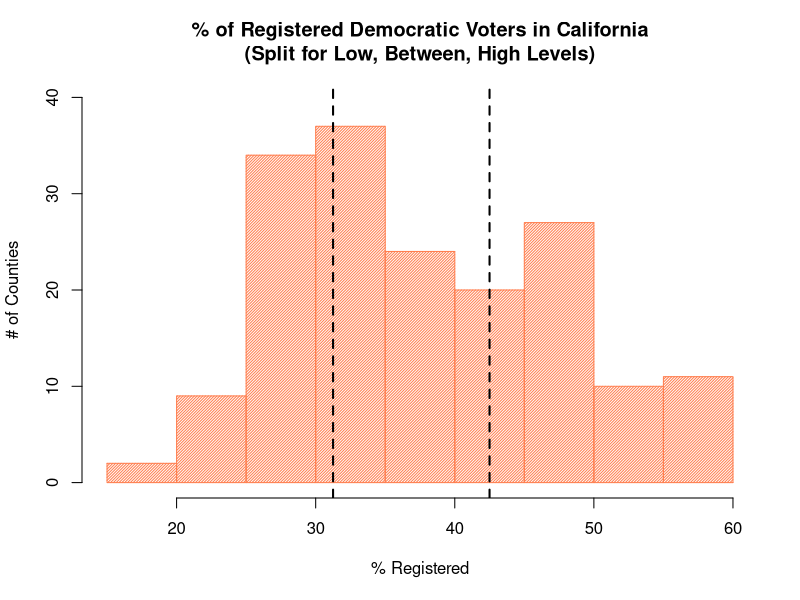
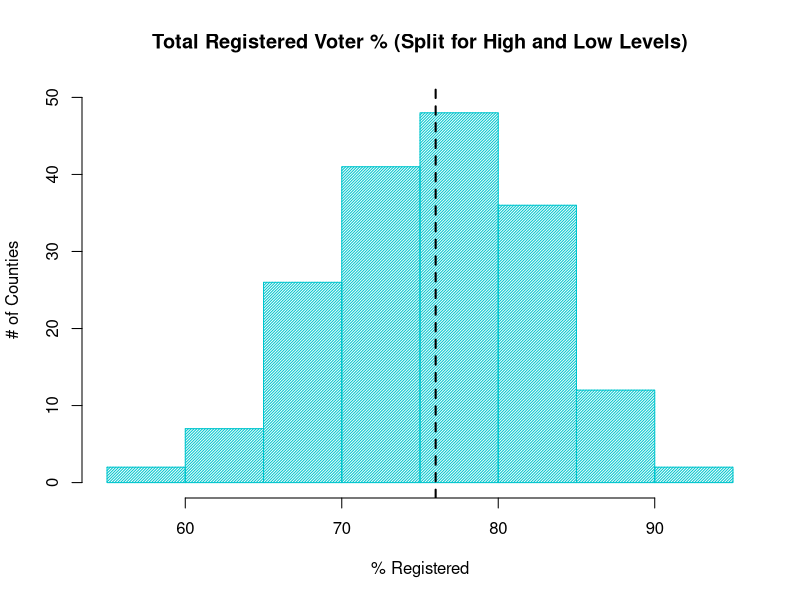
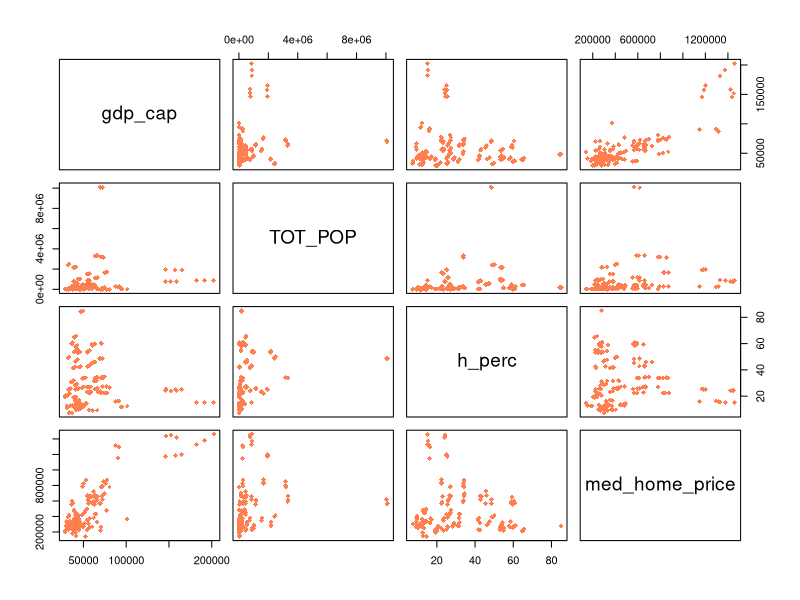
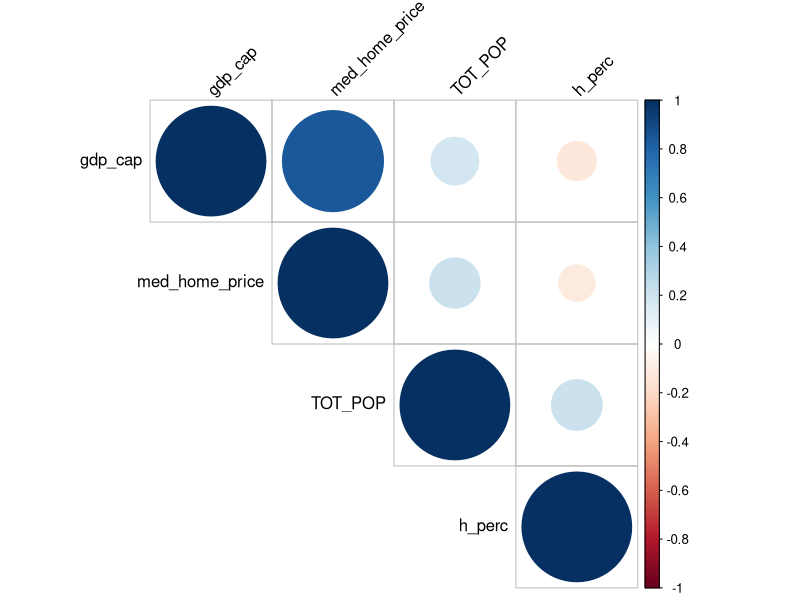
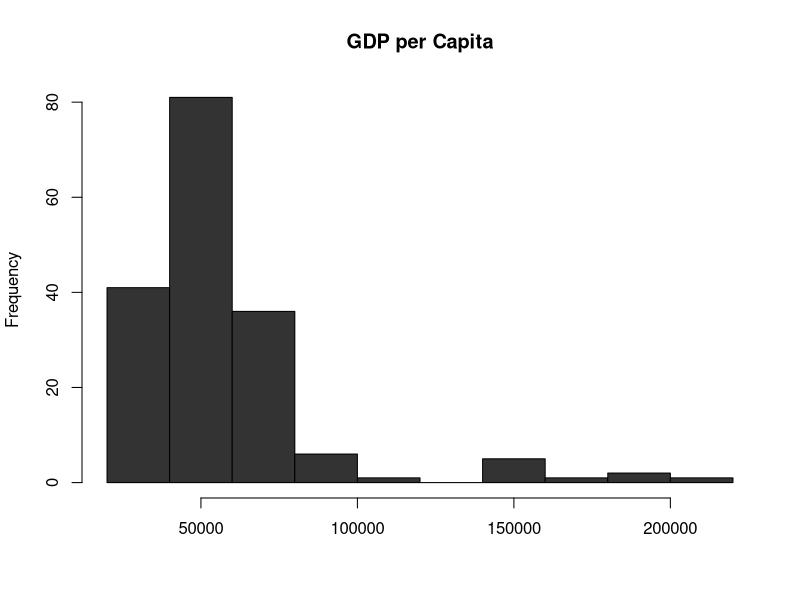
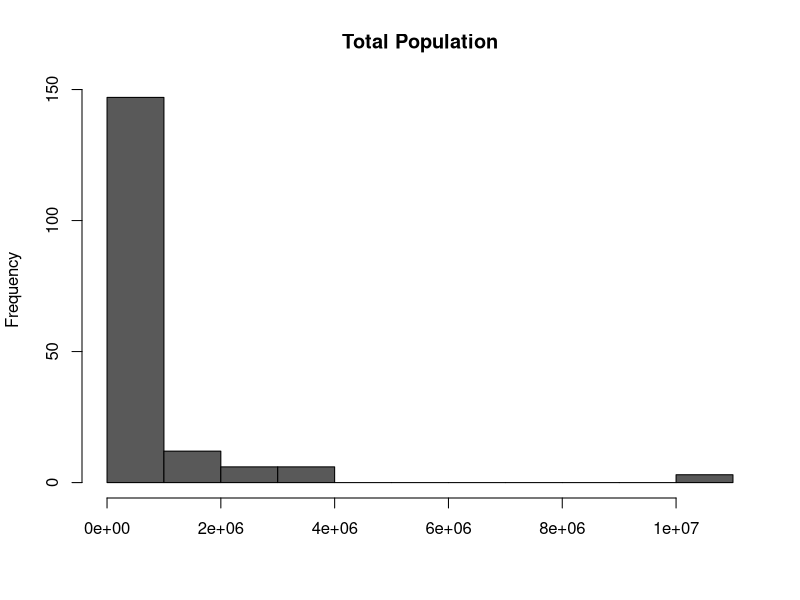
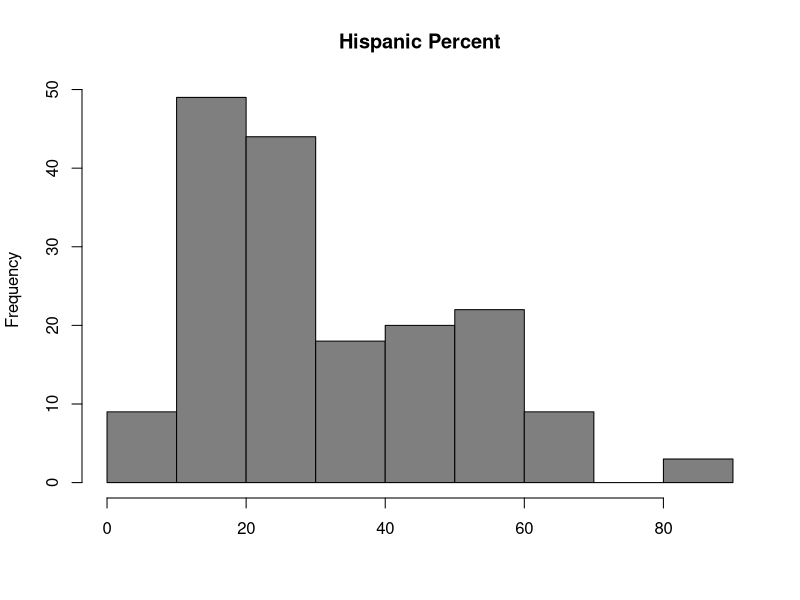
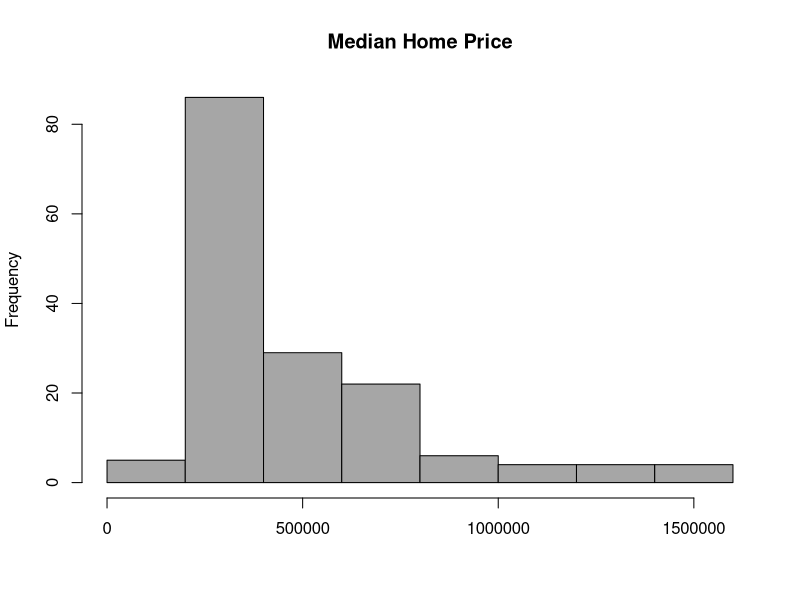

Write the R code that produced these figures, in order.
## ---- chunk 1
knitr::opts_chunk$set(echo = TRUE)
# county <- read.csv("county_data.csv")
# county_5 <- read.csv("county_5.csv")
race <- read.csv("county_race_clean.csv")
gdp <- read.csv("county_gdp_dirty.csv")
price <- read.csv("county_price_dirty.csv")
library(corrplot)
library(car)
library(tidyverse)
library(knitr)
## ---- chunk 2
colnames(gdp) <- c("county", 2017, 2018, 2019)
colnames(price) <- c("county", 2017, 2018, 2019)

gdp <- gdp %>% 
  gather('2017', '2018', '2019', key = "year", value = "gdp")
gdp$year <- as.numeric(gdp$year)

price <- price %>% 
  gather('2017', '2018', '2019', key = "year", value = "med_home_price")
price$year <- as.numeric(price$year)

county_names <- sort(price$county)
race$county <- county_names

price_race <- full_join(race, price, by = c("county", "year"))
prg <- full_join(price_race, gdp, by = c("county", "year"))

prg$gdp_cap <- prg$gdp / prg$TOT_POP

dem_prop_cat <- character(58 * 3)
dem_perc <- unlist(prg$dem_perc)
for (i in seq_len(58 * 3)) {
  if (dem_perc[i] <= 31.25) {
    dem_prop_cat[i] <- "low"
  } else if (dem_perc[i] > 31.25 & dem_perc[i] <= 42.5) {
    dem_prop_cat[i] <- "avg"
  } else if (dem_perc[i] > 42.5) {
    dem_prop_cat[i] <- "high"
  }
}

prg$dem_prop_cat <- dem_prop_cat
prg$reg_prop_cat <- with(prg, ifelse(reg_perc > 76, "low", "high"))
## ---- chunk 3
with(prg, hist(dem_perc, col = "coral", density = 50, main = "% of Registered Democratic Voters in California
(Split for Low, Between, High Levels)", xlab = "% Registered", ylab = "# of Counties", ylim = c(0,40)))
abline(v = c(31.25, 42.5), lwd = 2, lty = 2)


with(prg, hist(reg_perc, col = "turquoise3", density = 50, main = "Total Registered Voter % (Split for High and Low Levels)", xlab = "% Registered", ylab = "# of Counties", ylim = c(0,50)))
abline(v = c(76), lwd = 2, lty = 2)

pairs(prg[, c(11, 3, 4, 9)], col = "coral", pch = 18)
res <- cor(prg[, c(11, 3, 4, 9)], use = "pairwise.complete.obs")

corrplot(res, type = "upper", order = "hclust", 
         tl.col = "black", tl.srt = 45)
dd <- with(prg, table(dem_prop_cat, dnn = c("# of Counties Proportion of Registered Democrat Voters")))
with(prg, table(reg_prop_cat))
with(prg, table(dem_prop_cat, reg_prop_cat))

x <- c(11, 3, 4, 9)
names <- c("GDP per Capita", "Total Population", "Hispanic Percent", "Median Home Price")
gray <- c(20, 35, 50, 65)
for (i in seq_len(4)) {
  hist(prg[[x[i]]], main = names[i], col = paste("grey", gray[i]), xlab = "")
}

hist(prg$gdp_cap, main = "GDP per Capita", col = "green", xlab = "U.S. Dollars", ylab = "# of Counties", xaxt = "n", xlim = c(10000, 250000))
axis(1, at = seq(10000, 230000, by = 20000))

hist(prg$h_perc, main = "Percent of Population Hispanic", col = "blue", xlab = "Percent Hispanic", ylab = "# of Counties", xaxt = "n")
axis(1, at = seq(0, 100, by = 10))

hist(prg$med_home_price, main = "Median Home Price", col = "yellow", xlab = "U.S. Dollars", ylab = "# of Counties", xaxt = "n", ylim = c(0,100))
axis(1, at = seq(0, 2000000, by = 200000))

pop_less_mil <- ifelse(prg$TOT_POP <= 1000000, TRUE, FALSE)
hist(prg$TOT_POP[pop_less_mil], main = "Total Population (Counties with LESS than 1 Million People)", col = "red", xlab = "Population", ylab = "# of Counties")

pop_more_mil <- ifelse(prg$TOT_POP > 1000000, TRUE, FALSE)
hist(prg$TOT_POP[pop_more_mil], main = "Total Population (Counties with MORE than 1 Million People)", col = "red", xlab = "Population", ylab = "# of Counties")

## ---- chunk 4
with(prg[!is.na(prg$med_home_price), ],
     interaction.plot(dem_prop_cat, reg_prop_cat, 
                              med_home_price,
                      col = c("coral1", "turquoise3", "grey50"),
                      lwd = 4, xlab = "Proportion of Registered Democratic Voters", ylab = "Mean of Home Prices in Dollars", trace.label = " Prop. of 
    Tot. Registered
    Voters"))


## ---- chunk 5
m1 <- lm(med_home_price ~ TOT_POP + h_perc + gdp_cap + as.factor(dem_prop_cat) * as.factor(reg_prop_cat), data = prg)
summary(m1)
## ---- chunk 6
plot(m1, col = "turquoise3", pch = 18)

vif(m1)
